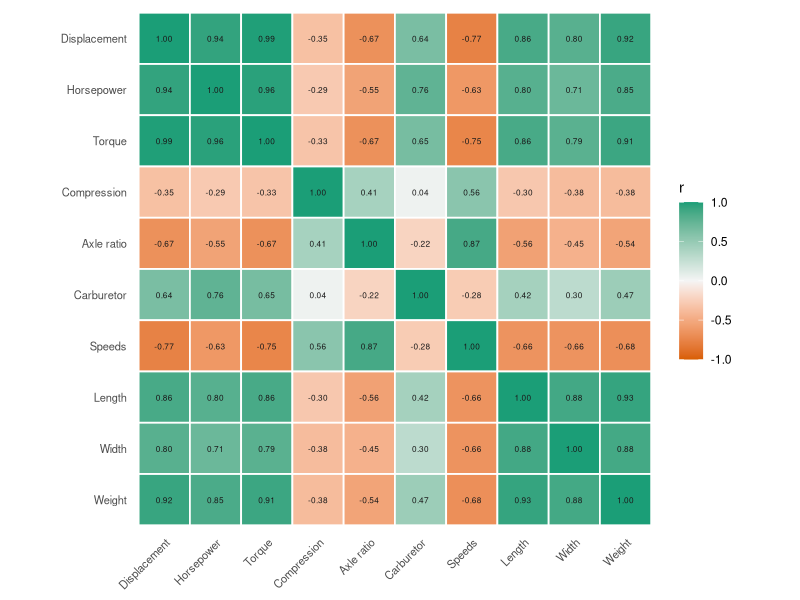
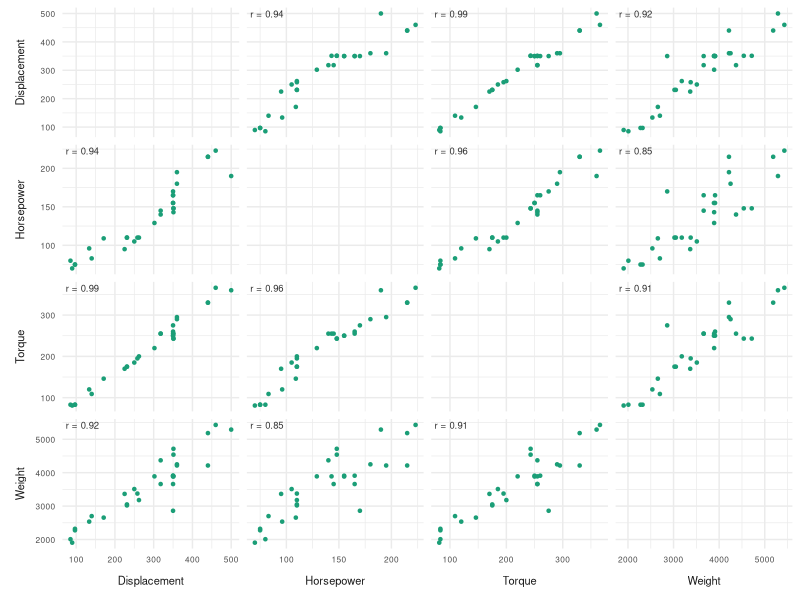
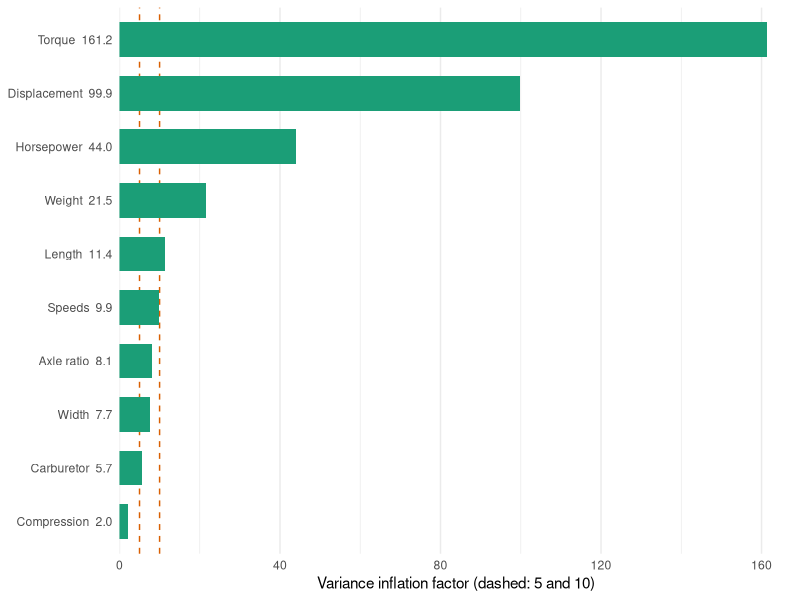
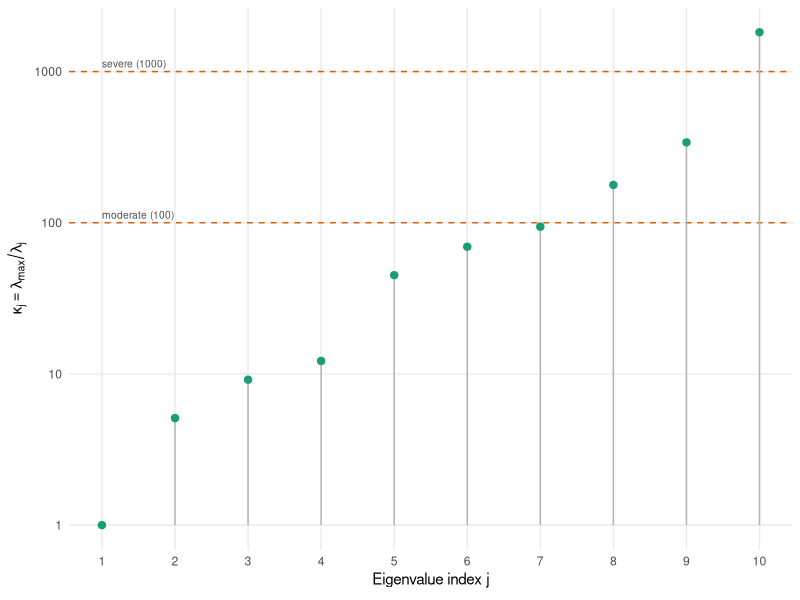
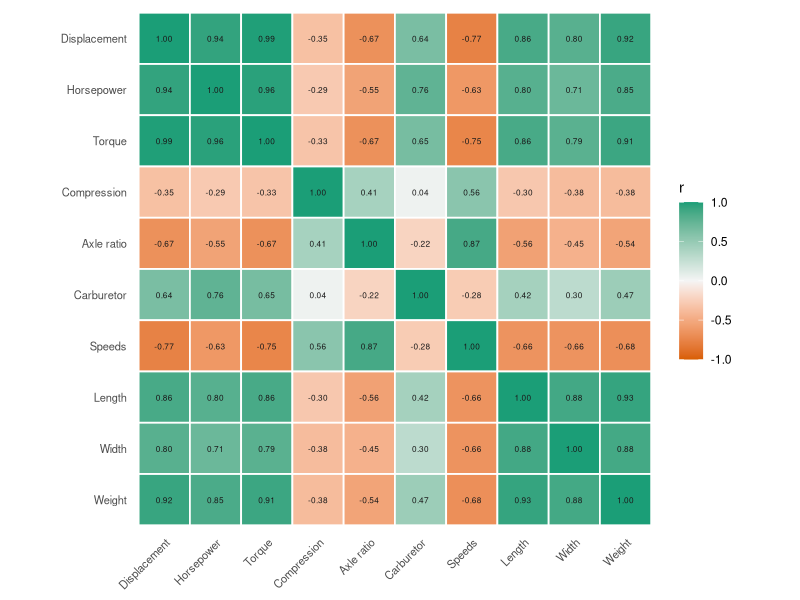
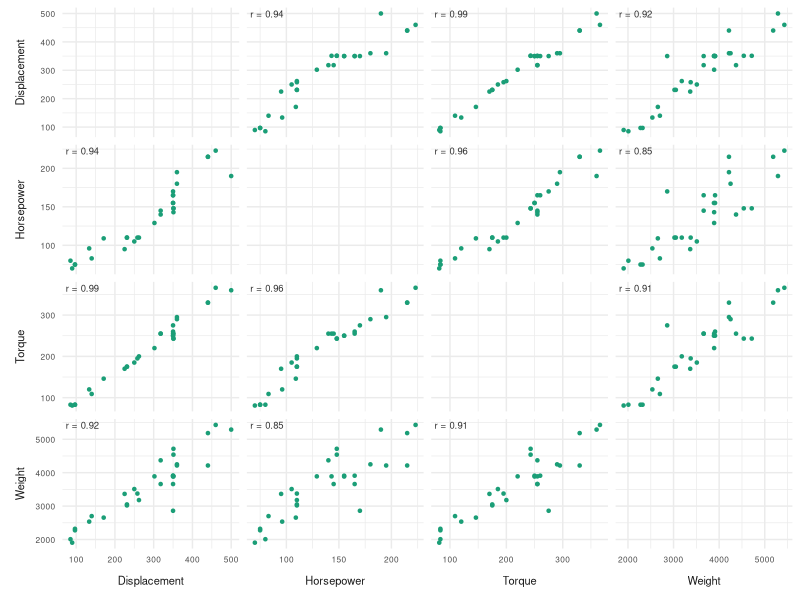
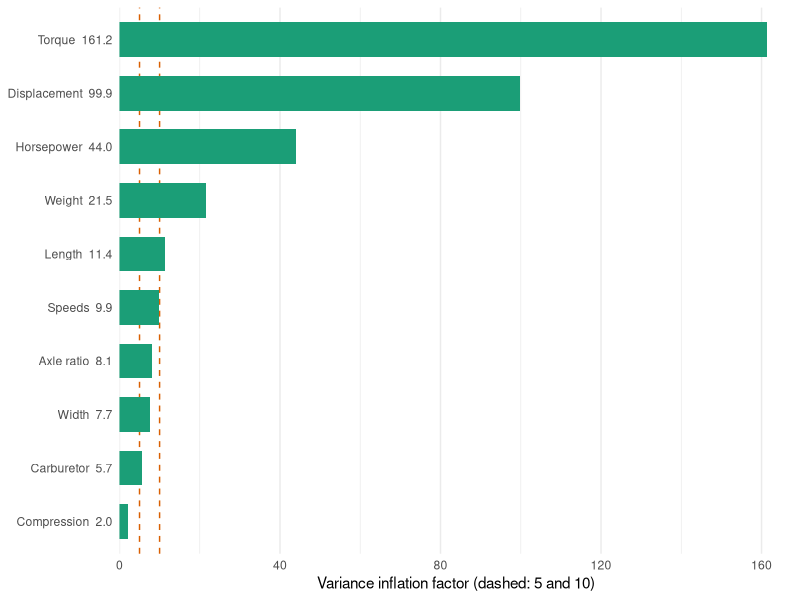
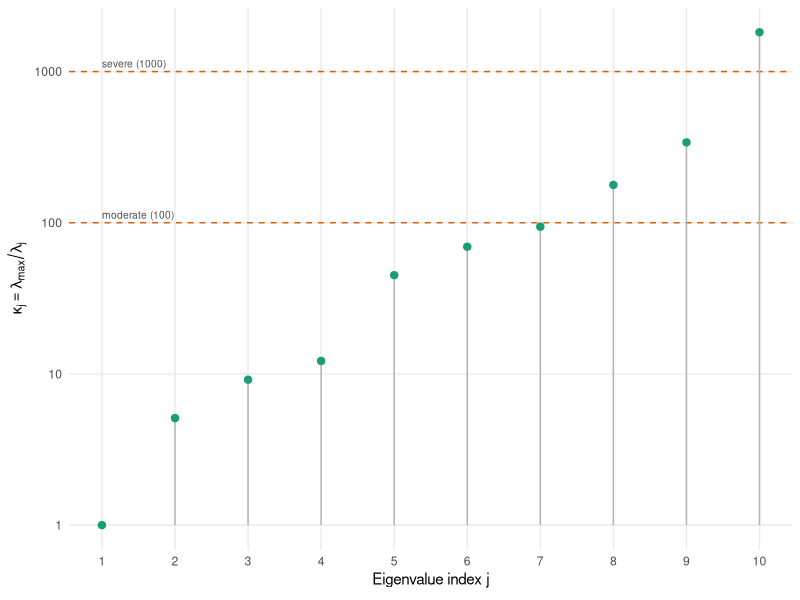

These charts were generated, in order, by the following R code:
# Gasoline mileage data (MPV Table B.3; source: Motor Trend, 1975)
# 32 automobiles, y = miles per gallon. Torque (x3) is missing for two cars: n = 30 complete cases.
# x1 displacement, x2 horsepower, x3 torque, x4 compression ratio, x5 rear axle ratio,
# x6 carburetor barrels, x7 transmission speeds, x8 overall length, x9 width, x10 weight,
# x11 transmission type (A/M, not used here)
# Values follow the 5th edition (Matador x6 = 4; the MPV package differs in rows 2 and 32).

library(ggplot2)

pt_col   <- "#1b9e77"
line_col <- "#d95f02"
fig_w    <- 3.4
fig_h    <- 2.5

theme_lecture <- function(){
    theme_minimal(base_size = 11) +
    theme(
        panel.background = element_rect(fill = "transparent", colour = NA),
        plot.background  = element_rect(fill = "transparent", colour = NA)
    )
}

gasoline <- read.csv("gasoline.csv", na.strings = "NA")
xvar <- paste0("x", 1:10)
xlab <- c(x1 = "Displacement", x2 = "Horsepower", x3 = "Torque", x4 = "Compression",
          x5 = "Axle ratio", x6 = "Carburetor", x7 = "Speeds", x8 = "Length",
          x9 = "Width", x10 = "Weight")
gas <- na.omit(gasoline[, c("automobile", "y", xvar)])
nrow(gas)                                          # 30

# ---- Lecture 9 puzzle: every t-test insignificant, overall F large ---------------
fit5 <- lm(y ~ x2 + x3 + x5 + x6 + x10, data = gas)
summary(fit5)                                      # overall F = 14.66, all |t| < 1.31
round(car::vif(fit5), 2)                           # hp 29.05, tq 47.34, ax 3.18, cb 3.80, wt 8.98

# ---- Full model with all ten regressors -----------------------------------------
fit10 <- lm(reformulate(xvar, "y"), data = gas)
summary(fit10)                                     # R2 = 0.829, F = 9.18 on (10, 19) df, no |t| > 1.96
round(coef(fit10), 4)
# Signs: displacement -0.100 but torque +0.126, although both correlate about -0.85 with mpg
round(cor(gas$y, gas[, xvar]), 3)                  # x1 -0.872, x3 -0.850

# ---- Correlation matrix -----------------------------------------------------------
R <- cor(gas[, xvar])
round(R, 2)
big <- which(abs(R) > 0.9 & upper.tri(R), arr.ind = TRUE)
data.frame(a = unname(xlab[rownames(R)[big[, 1]]]), b = unname(xlab[colnames(R)[big[, 2]]]), r = round(R[big], 3))
# disp-hp 0.941, disp-tq 0.990, hp-tq 0.964, disp-wt 0.924, tq-wt 0.910, length-wt 0.934

# ---- VIF ------------------------------------------------------------------------
vif <- diag(solve(R))
round(vif, 1)                                      # 99.9 44.0 161.2 2.0 8.1 5.7 9.9 11.4 7.7 21.5
round(car::vif(fit10), 1)                          # same
sum(vif > 10)                                      # 5: displacement, horsepower, torque, length, weight

# ---- Eigensystem ------------------------------------------------------------------
eig    <- eigen(R, symmetric = TRUE)
lambda <- eig$values
round(lambda, 4)                                   # 6.9275 1.3571 0.7562 0.5686 0.1539 0.0999 0.0736 0.0390 0.0204 0.0038
max(lambda) / min(lambda)                          # kappa = 1820: severe
round(max(lambda) / lambda, 1)                     # condition indices: three above 100, one above 1000
V <- eig$vectors
dimnames(V) <- list(xlab[xvar], paste0("v", 1:10))
round(V[, 10], 3)                                  # smallest eigenvalue: displacement 0.55, horsepower 0.31, torque -0.77
round(V[, 9], 3)

vdp <- function(W) {
    s   <- svd(W)
    phi <- sweep(s$v^2, 2, s$d^2, "/")
    pi  <- t(phi / rowSums(phi))
    colnames(pi) <- colnames(W)
    data.frame(eigenvalue = s$d^2, eta = max(s$d) / s$d, round(pi, 3), check.names = FALSE)
}
Xc <- sweep(as.matrix(gas[, xvar]), 2, colMeans(gas[, xvar]))
W  <- sweep(Xc, 2, sqrt(colSums(Xc^2)), "/")
vdp(W)                                             # last row (eta = 42.7): displacement 0.79, horsepower 0.56, torque 0.96

# ---- Figure: correlation heatmap --------------------------------------------------
cor_long <- data.frame(
    row = factor(rep(xlab[xvar], times = 10), levels = rev(xlab[xvar])),
    col = factor(rep(xlab[xvar], each = 10), levels = xlab[xvar]),
    r   = as.vector(R)
)
p_heat <- ggplot(cor_long, aes(x = col, y = row, fill = r)) +
    geom_tile(colour = "white", linewidth = 0.6) +
    geom_text(aes(label = sprintf("%.2f", r)), size = 2.1, colour = "grey10") +
    scale_fill_gradient2(low = line_col, mid = "grey96", high = pt_col, midpoint = 0,
                         limits = c(-1, 1), name = "r") +
    coord_equal() +
    labs(x = NULL, y = NULL) +
    theme_lecture() +
    theme(axis.text.x = element_text(angle = 45, hjust = 1, size = 8),
          axis.text.y = element_text(size = 8),
          panel.grid = element_blank(),
          legend.key.height = unit(0.8, "cm"))

p_heat
ggsave("gas_corr_heatmap.pdf", p_heat, bg = "transparent", device = cairo_pdf,
       width = 1.6 * fig_w, height = 1.6 * fig_w)

# ---- Figure: scatterplot matrix of the four size variables ---------------------
sv <- c("x1", "x2", "x3", "x10")
pairs_long <- do.call(rbind, lapply(sv, function(a) do.call(rbind, lapply(sv, function(b) {
    if (a == b) return(NULL)
    data.frame(vx = unname(xlab[a]), vy = unname(xlab[b]), x = gas[[a]], y = gas[[b]])
}))))
pairs_long$vx <- factor(pairs_long$vx, levels = xlab[sv])
pairs_long$vy <- factor(pairs_long$vy, levels = xlab[sv])
r_lab <- unique(pairs_long[, c("vx", "vy")])
r_lab$r <- mapply(function(a, b) cor(gas[[names(xlab)[xlab == a]]], gas[[names(xlab)[xlab == b]]]),
                  as.character(r_lab$vx), as.character(r_lab$vy))

p_pairs <- ggplot(pairs_long, aes(x = x, y = y)) +
    geom_point(size = 0.9, colour = pt_col) +
    geom_text(data = r_lab, aes(x = -Inf, y = Inf, label = sprintf("r = %.2f", r)),
              hjust = -0.1, vjust = 1.4, size = 2.4, colour = "grey20") +
    facet_grid(vy ~ vx, scales = "free", switch = "both") +
    labs(x = NULL, y = NULL) +
    theme_lecture() +
    theme(strip.placement = "outside", strip.text = element_text(size = 8),
          axis.text = element_text(size = 6))

p_pairs
ggsave("gas_pairs.pdf", p_pairs, bg = "transparent", device = cairo_pdf,
       width = 1.6 * fig_w, height = 1.6 * fig_w)

# ---- Figure: VIFs ------------------------------------------------------------------
# Values go in the axis labels so they never collide with the reference lines at 5 and 10
vif_df <- data.frame(var = sprintf("%s  %.1f", xlab[xvar], vif), vif = vif)
vif_df$var <- factor(vif_df$var, levels = vif_df$var[order(vif_df$vif)])

p_vif <- ggplot(vif_df, aes(x = vif, y = var)) +
    geom_vline(xintercept = c(5, 10), linetype = "dashed", colour = line_col) +
    geom_col(width = 0.65, fill = pt_col) +
    scale_x_continuous(expand = expansion(mult = c(0, 0.04))) +
    labs(x = "Variance inflation factor (dashed: 5 and 10)", y = NULL) +
    theme_lecture() +
    theme(panel.grid.major.y = element_blank())

p_vif
ggsave("gas_vif_bar.pdf", p_vif, bg = "transparent", device = cairo_pdf,
       width = 1.2 * fig_w, height = 1.2 * fig_h)

# ---- Figure: condition indices -----------------------------------------------------
ci_df <- data.frame(j = 1:10, kappa_j = max(lambda) / lambda)

p_ci <- ggplot(ci_df, aes(x = j, y = kappa_j)) +
    geom_hline(yintercept = c(100, 1000), linetype = "dashed", colour = line_col) +
    geom_segment(aes(xend = j, y = 1, yend = kappa_j), colour = "grey70") +
    geom_point(size = 2.2, colour = pt_col) +
    annotate("text", x = 1, y = c(100, 1000), vjust = -0.5, hjust = 0, size = 2.6, colour = "grey30",
             label = c("moderate (100)", "severe (1000)")) +
    scale_y_log10(breaks = c(1, 10, 100, 1000)) +
    scale_x_continuous(breaks = 1:10) +
    labs(x = expression("Eigenvalue index " * j), y = expression(kappa[j] == lambda[max] / lambda[j])) +
    theme_lecture() +
    theme(panel.grid.minor = element_blank())

p_ci
ggsave("gas_condition_indices.pdf", p_ci, bg = "transparent", device = cairo_pdf,
       width = fig_w, height = fig_h)
